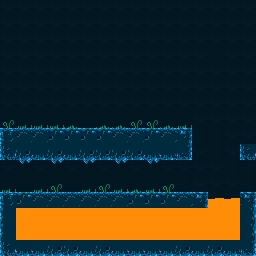

Rendered tile map (Tiled .tmx) drawn with the repository's tilesets; below, a short description and the map source with its tile grids summarised:
An orthogonal 16x16 tile map with 16x16 px tiles, 1 tile layer (Tile Layer 1) and 6 objects.

<map version="1.0" orientation="orthogonal" renderorder="right-down" width="16" height="16" tilewidth="16" tileheight="16" nextobjectid="36">
 <tileset firstgid="1" name="tiles" tilewidth="16" tileheight="16" tilecount="40">
  <image source="../graphics/tiles.png" width="128" height="80" />
 </tileset>
 <layer name="Tile Layer 1" width="16" height="16">
  <data>[256 cells, 256 non-empty, 20 distinct tile ids]</data>
 </layer>
 <objectgroup name="Solids">
  <object id="3" x="0" y="128" width="192" height="32" />
  <object id="33" x="0" y="192" width="208" height="15.9" />
  <object id="34" x="240" y="192" width="15.9" height="15.9" />
  <object id="35" x="240" y="144" width="15.9" height="15.9" />
 </objectgroup>
 <objectgroup name="Lava">
  <object id="21" x="208.003" y="197.697" width="32" height="10.1607" />
  <object id="22" x="16.0525" y="207.869" width="224" height="32" />
 </objectgroup>
</map>
